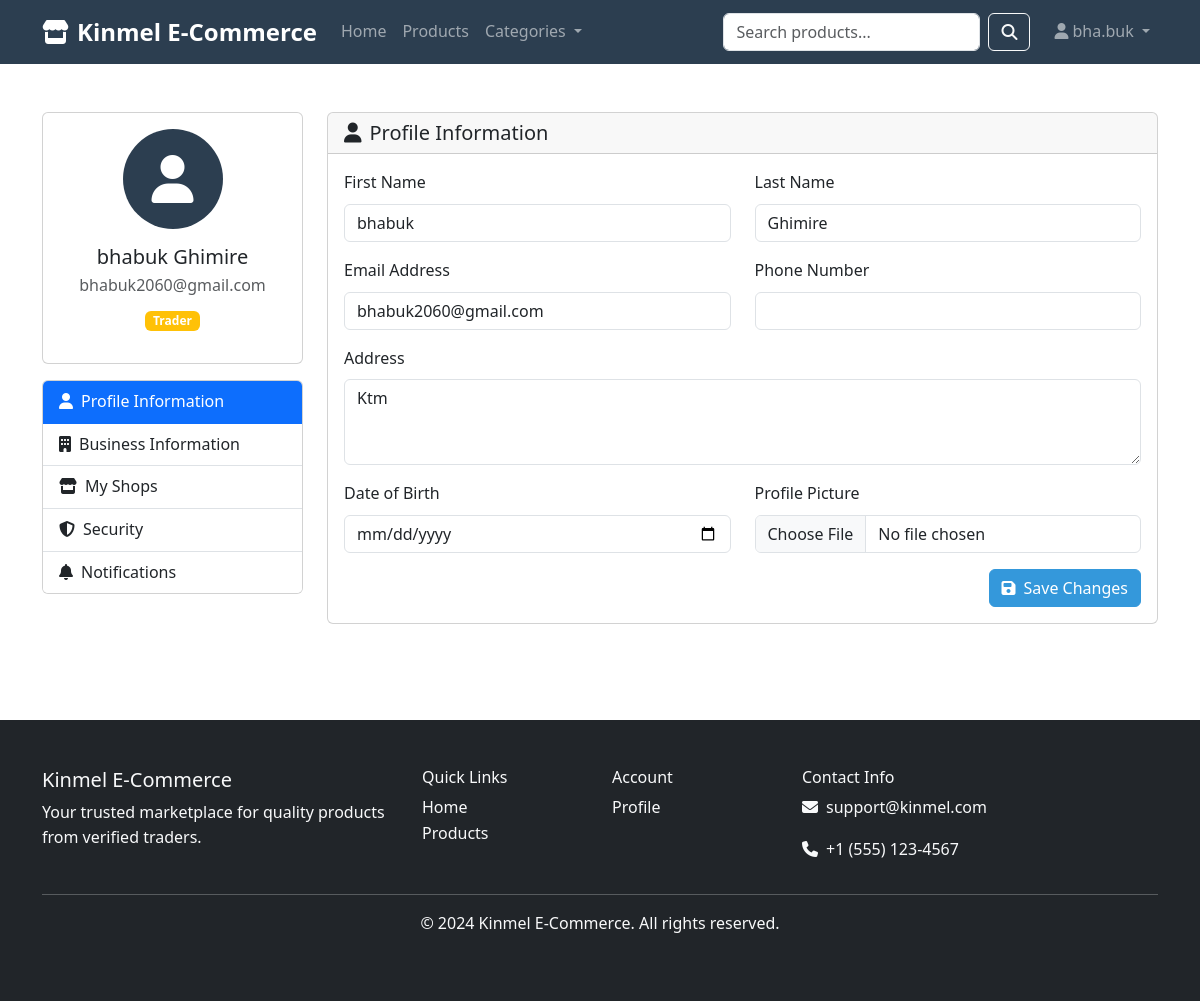
/users/profile/ (signed in), run on the app's committed database.
### OneDrive/Desktop/Kinmel_Eccomerce_APP/users/models.py (models this page shows, shortened)
class User(AbstractUser):
    ROLE_CHOICES = [
        ('admin', 'Admin'),
        ('trader', 'Trader'),
        ('customer', 'Customer'),
    ]
    role = models.CharField(max_length=10, choices=ROLE_CHOICES, default='customer')
    phone_number = models.CharField(
        max_length=15,
        validators=[RegexValidator(regex=r'^\+?1?\d{9,15}$', message="Phone number must be entered in the format: '+999999999'. Up to 15 digits allowed.")],
        blank=True,
        null=True
    )
    date_of_birth = models.DateField(blank=True, null=True)
    address = models.TextField(blank=True, null=True)
    is_approved = models.BooleanField(default=True)  # For trader approval
    created_at = models.DateTimeField(auto_now_add=True)
    updated_at = models.DateTimeField(auto_now=True)
    @property
    def is_trader(self):
        return self.role == 'trader'
    @property
    def is_customer(self):
        return self.role == 'customer'

### OneDrive/Desktop/Kinmel_Eccomerce_APP/users/views.py (the view)
# urls.py: path('profile/', views.profile_view, name='profile'),
@login_required
def profile_view(request):
    context = {
        'user': request.user,
    }
    if request.user.is_trader:
        context['trader_profile'] = getattr(request.user, 'trader_profile', None)
    elif request.user.is_customer:
        context['customer_profile'] = getattr(request.user, 'customer_profile', None)
    return render(request, 'users/profile.html', context)

### OneDrive/Desktop/Kinmel_Eccomerce_APP/templates/users/profile.html (shortened to what this page needs)
{% extends 'base.html' %}
{% load static %}
{% block content %}
<div class="container py-5">
    <div class="row">
        <div class="col-md-3">
            <div class="card">
                <div class="card-body text-center">
                    <div class="profile-avatar mb-3">
                        {% if user.profile_picture %}
                        <img src="{{ user.profile_picture.url }}"
                             class="rounded-circle"
                             alt="{{ user.get_full_name }}"
                             style="width: 100px; height: 100px; object-fit: cover;">
                        {% else %}
                        <div class="bg-primary rounded-circle d-flex align-items-center justify-content-center text-white"
                             style="width: 100px; height: 100px; margin: 0 auto;">
                            <i class="fas fa-user fa-3x"></i>
                        </div>
                        {% endif %}
                    </div>
                    <h5 class="mb-1">{{ user.get_full_name|default:user.username }}</h5>
                    <p class="text-muted mb-2">{{ user.email }}</p>
                    <span class="badge bg-{% if user.role == 'admin' %}danger{% elif user.role == 'trader' %}warning{% else %}primary{% endif %} mb-3">
                        {{ user.get_role_display }}
                    </span>
                </div>
            </div>
            <div class="card mt-3">
                <div class="list-group list-group-flush">
                    <a href="#profile-info" class="list-group-item list-group-item-action active" data-tab="profile-info">
                        <i class="fas fa-user me-2"></i>Profile Information
                    </a>
                    {% if user.is_customer %}
                    <a href="#order-history" class="list-group-item list-group-item-action" data-tab="order-history">
                        <i class="fas fa-history me-2"></i>Order History
                    </a>
                    <a href="#wishlist" class="list-group-item list-group-item-action" data-tab="wishlist">
                        <i class="fas fa-heart me-2"></i>Wishlist
                    </a>
                    {% elif user.is_trader %}
                    <a href="#business-info" class="list-group-item list-group-item-action" data-tab="business-info">
                        <i class="fas fa-building me-2"></i>Business Information
                    </a>
                    <a href="#shops" class="list-group-item list-group-item-action" data-tab="shops">
                        <i class="fas fa-store me-2"></i>My Shops
                    </a>
                    {% endif %}
                    <a href="#security" class="list-group-item list-group-item-action" data-tab="security">
                        <i class="fas fa-shield-alt me-2"></i>Security
                    </a>
                    <a href="#notifications" class="list-group-item list-group-item-action" data-tab="notifications">
                        <i class="fas fa-bell me-2"></i>Notifications
                    </a>
                </div>
            </div>
        </div>
        <div class="col-md-9">
            <div class="tab-content" id="profile-info">
                <div class="card">
                    <div class="card-header">
                        <h5 class="mb-0">
                            <i class="fas fa-user me-2"></i>Profile Information
                        </h5>
                    </div>
                    <div class="card-body">
                        <form method="post" enctype="multipart/form-data">
                            <div class="row">
                                <div class="col-md-6 mb-3">
                                    <label for="first_name" class="form-label">First Name</label>
                                    <input type="text" class="form-control" id="first_name" name="first_name" value="{{ user.first_name }}">
                                </div>
                                <div class="col-md-6 mb-3">
                                    <label for="last_name" class="form-label">Last Name</label>
                                    <input type="text" class="form-control" id="last_name" name="last_name" value="{{ user.last_name }}">
                                </div>
                            </div>
                            <div class="row">
                                <div class="col-md-6 mb-3">
                                    <label for="email" class="form-label">Email Address</label>
                                    <input type="email" class="form-control" id="email" name="email" value="{{ user.email }}">
                                </div>
                                <div class="col-md-6 mb-3">
                                    <label for="phone_number" class="form-label">Phone Number</label>
                                    <input type="tel" class="form-control" id="phone_number" name="phone_number" value="{{ user.phone_number }}">
                                </div>
                            </div>
                            <div class="mb-3">
                                <label for="address" class="form-label">Address</label>
                                <textarea class="form-control" id="address" name="address" rows="3">{{ user.address }}</textarea>
                            </div>
                            <div class="row">
                                <div class="col-md-6 mb-3">
                                    <label for="date_of_birth" class="form-label">Date of Birth</label>
                                    <input type="date" class="form-control" id="date_of_birth" name="date_of_birth" value="{{ user.date_of_birth|date:'Y-m-d' }}">
                                </div>
                                <div class="col-md-6 mb-3">
                                    <label for="profile_picture" class="form-label">Profile Picture</label>
                                    <input type="file" class="form-control" id="profile_picture" name="profile_picture" accept="image/*">
                                </div>
                            </div>
                            <div class="d-grid gap-2 d-md-flex justify-content-md-end">
                                <button type="submit" class="btn btn-primary">
                                    <i class="fas fa-save me-2"></i>Save Changes
                                </button>
                            </div>
                        </form>
                    </div>
                </div>
            </div>
        </div>
    </div>
</div>
{% endblock %}

### OneDrive/Desktop/Kinmel_Eccomerce_APP/templates/base.html (shortened to what this page needs)
<!DOCTYPE html>
<html lang="en">
<head>
    <link href="https://cdn.jsdelivr.net/npm/bootstrap@5.3.0/dist/css/bootstrap.min.css" rel="stylesheet">
    <link rel="stylesheet" href="https://cdnjs.cloudflare.com/ajax/libs/font-awesome/6.4.0/css/all.min.css">
    <link rel="stylesheet" href="{% load static %}{% static 'css/style.css' %}">
</head>
<body>
    <nav class="navbar navbar-expand-lg navbar-dark bg-primary">
        <div class="container">
            <a class="navbar-brand fw-bold" href="{% url 'shops:home' %}">
                <i class="fas fa-store me-2"></i>Kinmel E-Commerce
            </a>
            <div class="collapse navbar-collapse" id="navbarNav">
                <ul class="navbar-nav me-auto">
                    <li class="nav-item">
                        <a class="nav-link" href="{% url 'shops:home' %}">Home</a>
                    </li>
                    <li class="nav-item">
                        <a class="nav-link" href="{% url 'shops:product_list' %}">Products</a>
                    </li>
                    <li class="nav-item dropdown">
                        <a class="nav-link dropdown-toggle" href="#" role="button" data-bs-toggle="dropdown">
                            Categories
                        </a>
                    </li>
                </ul>
                <form class="d-flex me-3" method="GET" action="{% url 'shops:product_list' %}">
                    <input class="form-control me-2" type="search" name="query" placeholder="Search products..." value="{{ request.GET.query }}">
                    <button class="btn btn-outline-light" type="submit">
                        <i class="fas fa-search"></i>
                    </button>
                </form>
                <ul class="navbar-nav">
                    {% if user.is_authenticated %}
                        <li class="nav-item dropdown">
                            <a class="nav-link dropdown-toggle" href="#" role="button" data-bs-toggle="dropdown">
                                <i class="fas fa-user me-1"></i>{{ user.username }}
                            </a>
                        </li>
                    {% endif %}
                </ul>
            </div>
        </div>
    </nav>
    <main>
        {% block content %}{% endblock %}
    </main>
    <footer class="bg-dark text-light py-5 mt-5">
        <div class="container">
            <div class="row">
                <div class="col-md-4">
                    <h5>Kinmel E-Commerce</h5>
                    <p>Your trusted marketplace for quality products from verified traders.</p>
                </div>
                <div class="col-md-2">
                    <h6>Quick Links</h6>
                    <ul class="list-unstyled">
                        <li><a href="{% url 'shops:home' %}" class="text-light text-decoration-none">Home</a></li>
                        <li><a href="{% url 'shops:product_list' %}" class="text-light text-decoration-none">Products</a></li>
                    </ul>
                </div>
                <div class="col-md-2">
                    <h6>Account</h6>
                    <ul class="list-unstyled">
                        {% if user.is_authenticated %}
                        <li><a href="{% url 'users:profile' %}" class="text-light text-decoration-none">Profile</a></li>
                        {% else %}
                        <li><a href="{% url 'users:register_customer' %}" class="text-light text-decoration-none">Register</a></li>
                        <li><a href="{% url 'users:login' %}" class="text-light text-decoration-none">Login</a></li>
                        {% endif %}
                    </ul>
                </div>
                <div class="col-md-4">
                    <h6>Contact Info</h6>
                    <p><i class="fas fa-envelope me-2"></i>support@kinmel.com</p>
                    <p><i class="fas fa-phone me-2"></i>+1 (555) 123-4567</p>
                </div>
            </div>
            <hr>
            <div class="text-center">
                <p>&copy; 2024 Kinmel E-Commerce. All rights reserved.</p>
            </div>
        </div>
    </footer>
</body>
</html>

### OneDrive/Desktop/Kinmel_Eccomerce_APP/static/css/style.css (style rules this page uses)
body { font-family: 'Segoe UI', Tahoma, Geneva, Verdana, sans-serif; line-height: 1.6; }
.bg-primary { background-color: #2c3e50 !important; }
.btn-primary { background-color: #3498db; border-color: #3498db; }
.navbar-brand { font-size: 1.5rem; }
.navbar-nav .nav-link { font-weight: 500; }

### data on the page
User: username "bha.buk", get_full_name "bhabuk Ghimire", email "bhabuk2060@gmail.com", role "Trader", first_name "bhabuk", last_name "Ghimire", address "Ktm"
